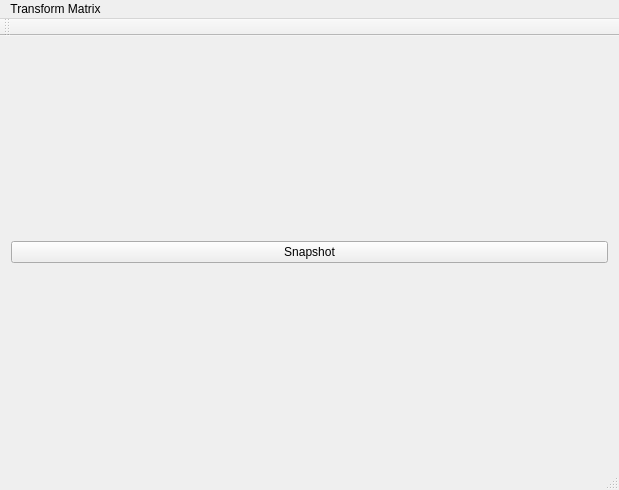
<?xml version="1.0" encoding="UTF-8"?>
<ui version="4.0">
 <class>MainWindow</class>
 <widget class="QMainWindow" name="MainWindow">
  <property name="geometry">
   <rect>
    <x>0</x>
    <y>0</y>
    <width>619</width>
    <height>490</height>
   </rect>
  </property>
  <property name="windowTitle">
   <string>MainWindow</string>
  </property>
  <widget class="QWidget" name="centralWidget">
   <layout class="QVBoxLayout" name="verticalLayout_2">
    <item>
     <widget class="QPushButton" name="snapShotButton">
      <property name="text">
       <string>Snapshot</string>
      </property>
     </widget>
    </item>
    <item>
     <layout class="QVBoxLayout" name="verticalLayout"/>
    </item>
   </layout>
  </widget>
  <widget class="QMenuBar" name="menuBar">
   <property name="geometry">
    <rect>
     <x>0</x>
     <y>0</y>
     <width>619</width>
     <height>27</height>
    </rect>
   </property>
   <widget class="QMenu" name="menuTransform_Matrix">
    <property name="title">
     <string>Transform Matrix</string>
    </property>
    <addaction name="actionShow_Dialog"/>
   </widget>
   <addaction name="menuTransform_Matrix"/>
  </widget>
  <widget class="QToolBar" name="mainToolBar">
   <attribute name="toolBarArea">
    <enum>TopToolBarArea</enum>
   </attribute>
   <attribute name="toolBarBreak">
    <bool>false</bool>
   </attribute>
  </widget>
  <widget class="QStatusBar" name="statusBar"/>
  <action name="actionX_translation">
   <property name="text">
    <string>X Translation</string>
   </property>
  </action>
  <action name="actionY_Translation">
   <property name="text">
    <string>Y Translation</string>
   </property>
  </action>
  <action name="actionZ_Translation">
   <property name="text">
    <string>Z Translation</string>
   </property>
  </action>
  <action name="actionX_Rotation">
   <property name="text">
    <string>X Rotation</string>
   </property>
  </action>
  <action name="actionY_Rotation">
   <property name="text">
    <string>Y Rotation</string>
   </property>
  </action>
  <action name="actionZ_Rotation">
   <property name="text">
    <string>Z Rotation</string>
   </property>
  </action>
  <action name="actionShow_Dialog">
   <property name="text">
    <string>Show Dialog</string>
   </property>
  </action>
 </widget>
 <layoutdefault spacing="6" margin="11"/>
 <resources/>
 <connections/>
</ui>
